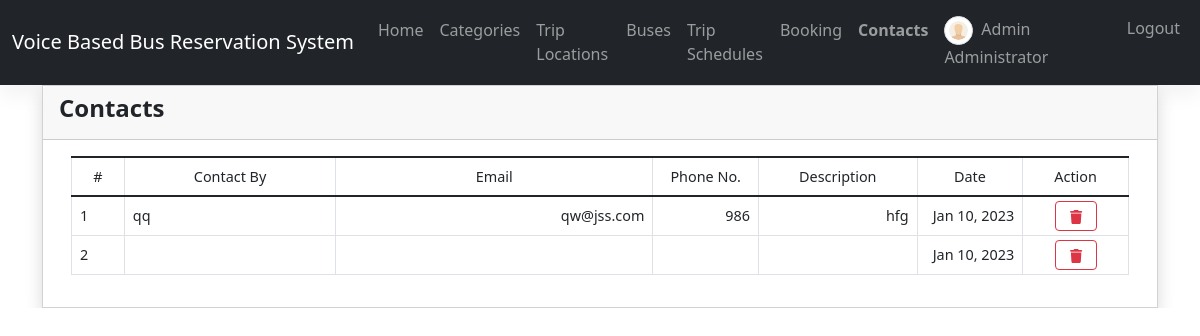
Screenshot of /mng_contacts (signed in) with the database file from the repository.
### reservationApp/models.py (models this page shows, shortened)
class Contact(models.Model):
    name = models.CharField(max_length=100)
    email = models.EmailField(max_length=100)
    phone = models.CharField(max_length=13)
    desc =  models.TextField()
    date = models.DateField()

### reservationApp/views.py (the view)
# urls.py: path('mng_contacts',views.mng_contacts,name='mng_contacts-page'),
@login_required
def mng_contacts(request):
    context['page_title'] = "Manage Contacts"
    contacts = Contact.objects.all()
    context['contacts'] = contacts
    return render(request, 'manage_contacts.html', context)

### reservationApp/templates/manage_contacts.html (shortened to what this page needs)
{% extends 'base.html' %} {% load humanize %} {% block pageContent %}
<div class="col-lg-12 col-md-12 col-sm-12 col-xs-12">
    <div class="card card-default rounded-0 shadow ">
        <div class="card-header">
            <div class="d-flex w-100 align-items-center justify-content-between">
                <h4 class="card-title fw-bold">Contacts</h4>
            </div>
        </div>
        <div class="card-body">
            <div class="container-fluid">
                <table class="table table-bordered" id="contact-list">
                    <colgroup>
                        <col width="5%">
                        <col width="20%">
                        <col width="30%">
                        <col width="10%">
                        <col width="15%">
                        <col width="10%">
                        <col width="10%">
                    </colgroup>
                    <thead>
                        <tr class="bg-gradient bg-primary bg-opacity-50 text-light">
                            <th class="px-2 py-2 text-center">#</th>
                            <th class="px-2 py-2 text-center">Contact By</th>
                            <th class="px-2 py-2 text-center">Email</th>
                            <th class="px-2 py-2 text-center">Phone No.</th>
                            <th class="px-2 py-2 text-center">Description</th>
                            <th class="px-2 py-2 text-center">Date</th>
                            <th class="px-2 py-2 text-center">Action</th>
                        </tr>
                    </thead>
                    <tbody>
                        {% for contact in contacts %}
                        <tr>
                            <td class="px-2 py-1 align-middle">{{ forloop.counter }}</td>
                            <td class="px-2 py-1 align-middle">{{ contact.name }}</td>
                            <td class="px-2 py-1 align-middle text-end">{{ contact.email }}</td>
                            <td class="px-2 py-1 align-middle text-end">{{ contact.phone }}</td>
                            <td class="px-2 py-1 align-middle text-end">{{ contact.desc }}</td>
                            <td class="px-2 py-1 align-middle text-end">{{ contact.date|date:"M d, Y" }}</td>
                            <td class="px-2 py-1 align-middle text-center">
                                <button class="btn btn-outline-danger btn-sm delete-data" type="button" data-id="{{ contact.pk }} " title="Delete">
                                    <i class="fa fa-trash"></i>
                                </button>
                            </td>
                        </tr>
                        {% endfor %}
                    </tbody>
                </table>
            </div>
        </div>
    </div>
</div>
{% endblock pageContent %}

### reservationApp/templates/topNavigation.html (shortened to what this page needs)
{% load static %}
<header>
    <link href="https://cdn.jsdelivr.net/npm/bootstrap@5.3.0-alpha1/dist/css/bootstrap.min.css" rel="stylesheet">
    <nav class="navbar navbar-expand-lg navbar-dark bg-dark" aria-label="Offcanvas navbar large">
        <div class="container-fluid">
          <a class="navbar-brand" href="/">Voice Based Bus Reservation System</a>
          <div class="offcanvas offcanvas-end text-bg-dark" tabindex="-1" id="offcanvasNavbar2" aria-labelledby="offcanvasNavbar2Label">
            <div class="collapse navbar-collapse" id="navbarExample01">
              <ul class="navbar-nav me-auto mb-2 mb-lg-0" id="topNav">
                  <li class="nav-item">
                      <a class="nav-link" aria-current="page" href="{% url 'home-page' %}">Home</a>
                  </li>
                  {% if user.id %}
                  <li class="nav-item">
                      <a class="nav-link" aria-current="page" href="{% url 'category-page' %}">Categories</a>
                  </li>
                  <li class="nav-item">
                      <a class="nav-link" aria-current="page" href="{% url 'location-page' %}">Trip Locations</a>
                  </li>
                  <li class="nav-item">
                      <a class="nav-link" aria-current="page" href="{% url 'bus-page' %}">Buses</a>
                  </li>
                  <li class="nav-item">
                      <a class="nav-link" aria-current="page" href="{% url 'schedule-page' %}">Trip Schedules</a>
                  </li>
                   <li class="nav-item">
                      <a class="nav-link" aria-current="page" href="{% url 'booking-page' %}">Booking</a>
                  </li>
                  <li class="nav-item">
                    <a class="nav-link" aria-current="page" href="{% url 'mng_contacts-page' %}">Contacts</a>
                </li>
                  {% endif %}
              </ul>
              <ul class="navbar-nav d-flex flex-row">
                  {% if user.id %} {% if user.profile.user_type == 1 %} {% endif %}
                  <li class="nav-item me-3 me-lg-0">
                      <a class="nav-link" href="{% url 'profile' %}">
                          <span class="me-1"><img src="{{ MEDIA_URL }}/default/default-avatar.png" alt="User Avatar" id="user-avatar" class="img-thumbnail rounded-circle"></span> {{ user.first_name }} {{user.last_name}}
                      </a>
                  </li>
                  <li class="nav-item me-3 me-lg-0">
                      <a class="nav-link" href="{% url 'logout' %}">Logout</a>
                  </li>
                  {% else %}
                  <li class="nav-item me-3 me-lg-0">
                      <a class="nav-link" href="{% url 'login' %}"> Admin Login</a>
                  </li>
                  {% endif %}
              </ul>
          </div>
          </div>
        </div>
      </nav>
</header>

### static/assets/default/css/style.css (style rules this page uses)
html, body { height: 100%; width: 100%; max-height: 100%; overflow: auto; display: flex; flex-direction: column; }
body>header { flex-shrink: auto; }
#user-avatar { width: 1.8rem; height: 1.8rem; object-fit: scale-down; object-position: center center; }
.nav-item.active a.nav-link { font-weight: bolder !important; }

### rows the page displays
Contact: name "qq", email "qw@jss.com", phone "986", desc "hfg", date "Jan 10, 2023"
Contact: date "Jan 10, 2023"

### other values shown
{{ user.first_name }} "Admin"
{{ user.last_name }} "Administrator"
